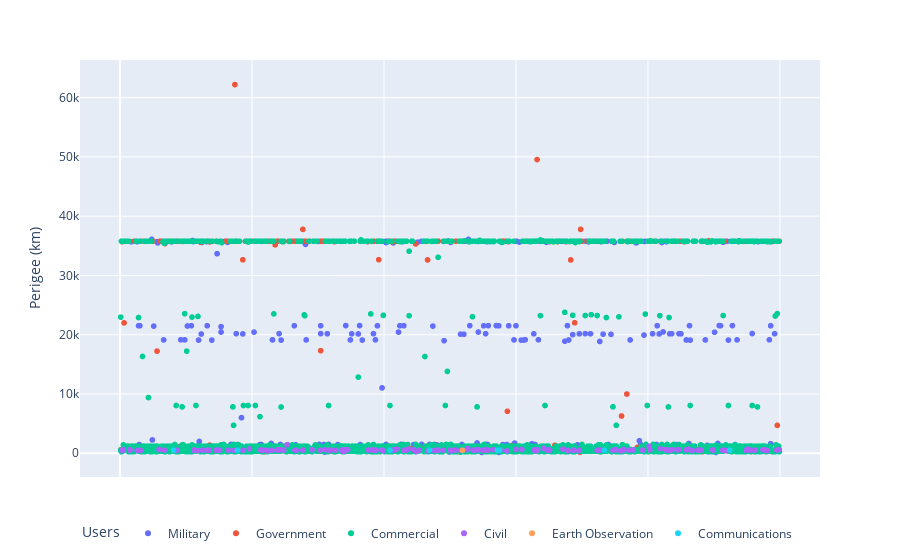

Write notebook code for a chart like this one.
### Code cell
# Plot a chart with perigee of all satellites on the y-axis
# Add an x column with a random value between 1 and 100
objects_in_orbit['x'] = np.random.randint(1, 1000, objects_in_orbit.shape[0])
# Sort the dataframe by the Perigee (km) column
objects_in_orbit = objects_in_orbit.sort_values(by='Perigee (km)')
# Print the type of the Perigee (km) column
print(type(objects_in_orbit['Perigee (km)'][0]))
# Plot a scatter plot of the x and Perigee (km) columns. Color the points by the Purpose column. Use plotly.
fig = px.scatter(objects_in_orbit, x='x', y='Perigee (km)', color='Users')
# Use a horizontal legend
fig.update_layout(legend=dict(orientation="h"))
# Hide the X axis tick labels
fig.update_xaxes(showticklabels=False)
# Hide the X axis title
fig.update_xaxes(title_text="")
fig.show()

### Figure 1 — Plotly figure (JSON) as saved in the notebook; plotly's stock layout.template omitted (floating-point values rounded to 4 significant figures; data arrays with more than 128 entries replaced by an {"elided": "..."} marker saying what was removed)
{"data": [{"hovertemplate": "Users=Military<br>x=%{x}<br>Perigee (km)=%{y}<extra></extra>", "legendgroup": "Military", "marker": {"color": "#636efa", "symbol": "circle"}, "mode": "markers", "name": "Military", "showlegend": true, "type": "scattergl", "x": {"elided": "566 int values"}, "xaxis": "x", "y": {"elided": "566 int values"}, "yaxis": "y"}, {"hovertemplate": "Users=Government<br>x=%{x}<br>Perigee (km)=%{y}<extra></extra>", "legendgroup": "Government", "marker": {"color": "#EF553B", "symbol": "circle"}, "mode": "markers", "name": "Government", "showlegend": true, "type": "scattergl", "x": {"elided": "675 int values"}, "xaxis": "x", "y": {"elided": "675 float values"}, "yaxis": "y"}, {"hovertemplate": "Users=Commercial<br>x=%{x}<br>Perigee (km)=%{y}<extra></extra>", "legendgroup": "Commercial", "marker": {"color": "#00cc96", "symbol": "circle"}, "mode": "markers", "name": "Commercial", "showlegend": true, "type": "scattergl", "x": {"elided": "4057 int values"}, "xaxis": "x", "y": {"elided": "4057 float values"}, "yaxis": "y"}, {"hovertemplate": "Users=Civil<br>x=%{x}<br>Perigee (km)=%{y}<extra></extra>", "legendgroup": "Civil", "marker": {"color": "#ab63fa", "symbol": "circle"}, "mode": "markers", "name": "Civil", "showlegend": true, "type": "scattergl", "x": {"elided": "160 int values"}, "xaxis": "x", "y": {"elided": "160 int values"}, "yaxis": "y"}, {"hovertemplate": "Users=Earth Observation<br>x=%{x}<br>Perigee (km)=%{y}<extra></extra>", "legendgroup": "Earth Observation", "marker": {"color": "#FFA15A", "symbol": "circle"}, "mode": "markers", "name": "Earth Observation", "showlegend": true, "type": "scattergl", "x": [519], "xaxis": "x", "y": [495], "yaxis": "y"}, {"hovertemplate": "Users=Communications<br>x=%{x}<br>Perigee (km)=%{y}<extra></extra>", "legendgroup": "Communications", "marker": {"color": "#19d3f3", "symbol": "circle"}, "mode": "markers", "name": "Communications", "showlegend": true, "type": "scattergl", "x": [572, 178, 734, 81, 924, 409, 575, 469], "xaxis": "x", "y": [513, 513, 519, 522, 522, 522, 523, 524], "yaxis": "y"}], "layout": {"legend": {"orientation": "h", "title": {"text": "Users"}, "tracegroupgap": 0}, "margin": {"t": 60}, "xaxis": {"anchor": "y", "domain": [0, 1], "showticklabels": false, "title": {"text": ""}}, "yaxis": {"anchor": "x", "domain": [0, 1], "title": {"text": "Perigee (km)"}}}}
